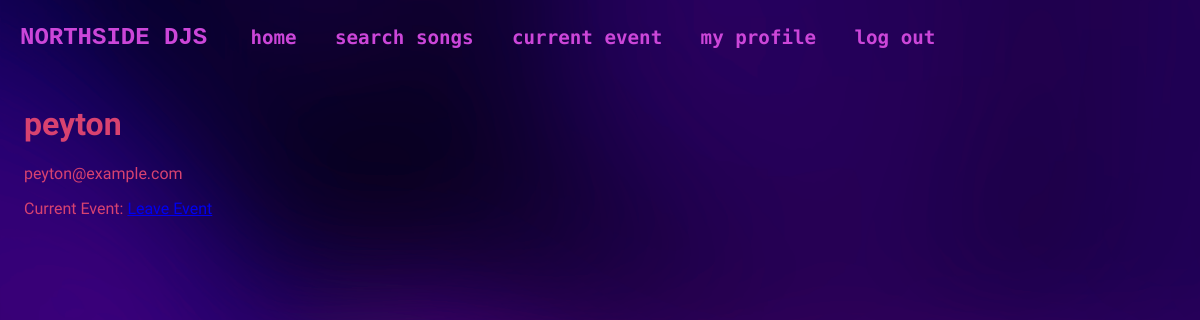
Before: /user/peyton (signed in) with the older database file.
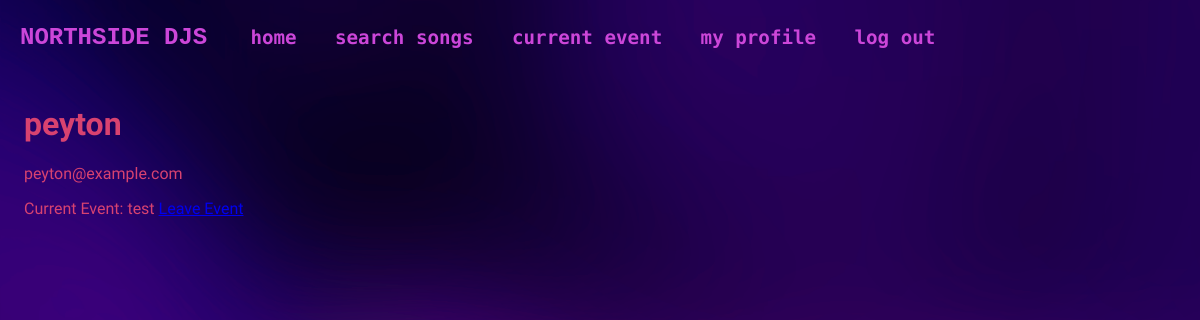
After: the same page with the newer database file.
### app/models.py (models this page shows, shortened)
class EventUsers(db.Model):
    event_user_id = db.Column(db.Integer, primary_key=True, unique=True)
    is_admin = db.Column(db.Boolean, default=False)
    user_id = db.Column(db.Integer, db.ForeignKey('user.user_id', name='event_users_user_id'))
    event_id = db.Column(db.Integer, db.ForeignKey('events.event_id', name='event_users_event_id'))
    user = db.relationship('User', back_populates='event_users')
    event = db.relationship('Events', back_populates='event_users')

class Events(db.Model):
    event_id = db.Column(db.Integer, primary_key=True, unique=True)
    event_name = db.Column(db.String(64), index=True, unique=True)
    event_code = db.Column(db.Integer, unique=True)
    active_status = db.Column(db.Boolean, default=False)
    user_id = db.Column(db.Integer, db.ForeignKey('user.user_id', name='fk_user_id'))
    user = db.relationship('User', back_populates='events')
    event_users = db.relationship('EventUsers', back_populates='event')
    voted_songs = db.relationship('VotedSongs', back_populates='event')

### app/routes.py (the view)
@app.route('/user/<username>') # user profile page
@login_required
def user(username):
    user = User.query.filter_by(username=username).first_or_404() # gets the user from the database
    event_users = EventUsers.query.filter_by(user_id=user.user_id).all()
    return render_template('user.html', user=user, event_users=event_users)

### app/models.py (called while the page is built)
@login.user_loader
def load_user(user_id):
    return User.query.get(int(user_id))

    def get_id(self):
        return str(self.user_id)

### app/routes.py (called while the page is built)
@app.context_processor # injects the current event the user is in into all templates
def inject_user_event():
    if current_user.is_authenticated:
        if current_user.in_event:
            user_id = current_user.user_id
            user_event = EventUsers.query.filter_by(user_id=user_id).first().event_id
            return dict(user_event=user_event)
        else:
            return dict(user_event=None)
    return dict(user_event=None)

### app/templates/user.html (shortened to what this page needs)
{% extends "base.html" %}
{% block content %}
<div class="row">
  <div class="column profileleft">
    <h1>{{ user.username}}
    </h1>
    <p>{{ user.email }}</p>
    {% if current_user.in_event == 1 %}
    <p>Current Event:
      {% for event_user in event_users %}
        {{event_user.event.event_name}}
        {% endfor %}
      <a href="{{url_for('leave_event')}}">Leave Event</a>
    </p>
  {% endif %}
  </div>
  <div class="column profileright">
  </div>
</div>
{% endblock %}

Changed rows visible on the page:
added EventUsers: event.event_name "test"
